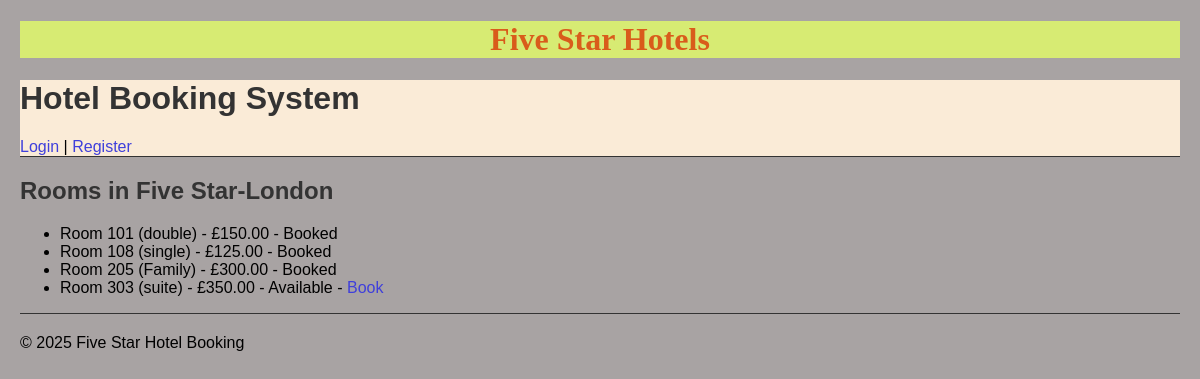
The page /booking/hotel/1/rooms/ on the database its author committed.
### booking/models.py (models this page shows, shortened)
class Hotel(models.Model):
    name = models.CharField(max_length=100)
    location = models.CharField(max_length=100)
    description = models.TextField()

class Room(models.Model):
    ROOM_TYPES = [
        ('single', 'Single'),
        ('double', 'Double'),
        ('suite', 'Suite'),
        ('family', 'Family'),
    ]
    hotel = models.ForeignKey(Hotel, on_delete=models.CASCADE, related_name='rooms')
    room_number = models.CharField(max_length=10)
    room_type = models.CharField(max_length=10, choices=ROOM_TYPES)
    price_per_night = models.DecimalField(max_digits=6, decimal_places=2)
    is_available = models.BooleanField(default=True)

### booking/views.py (the view)
# urls.py: path('hotel/<int:hotel_id>/rooms/', views.room_list, name='room_list'),
def room_list(request, hotel_id):
    hotel = get_object_or_404(Hotel, pk=hotel_id)
    rooms = hotel.rooms.all()
    return render(request, 'booking/room_list.html', {'hotel': hotel, 'rooms': rooms})

### booking/templates/booking/room_list.html
{% extends 'base.html' %}
{% block content %}
<h2>Rooms in {{ hotel.name }}</h2>
<ul>
  {% for room in rooms %}
    <li>
      Room {{ room.room_number }} ({{ room.room_type }}) - £{{ room.price_per_night }}
      {% if room.is_available %}
        - Available - <a href="{% url 'booking:book_room' room.id %}">Book</a>
      {% else %}
        - Booked
      {% endif %}
    </li>
  {% empty %}
    <li>No rooms available.</li>
  {% endfor %}
</ul>
{% endblock %}

### booking/static/css/style.css (style rules this page uses)
body { font-family: Arial, sans-serif; margin: 20px; background-color: hwb(0 64% 34%); }
h1, h2 { color: #333; }
a { text-decoration: none; color:#3f3fdb; }

### rows shown on the page
Hotel: name "Five Star-London"
Room: room_number "101", room_type "double", price_per_night "150.00", is_available "- Booked"
Room: room_number "108", room_type "single", price_per_night "125.00", is_available "- Booked"
Room: room_number "205", room_type "Family", price_per_night "300.00", is_available "- Booked"
Room: room_number "303", room_type "suite", price_per_night "350.00", is_available "- Available -"
